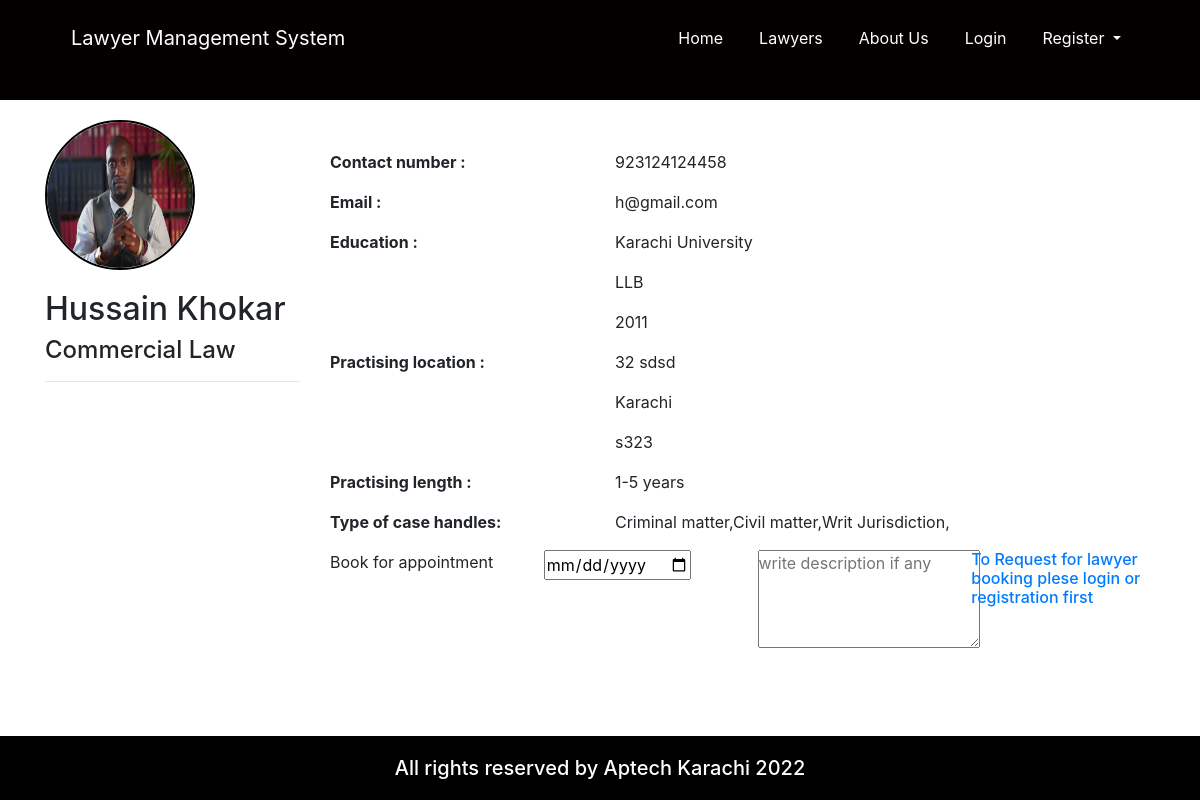
/single_lawyer.php?u_id=Lawyer5cba0637a2a93, run on the app's committed database.
### tables this page shows
CREATE TABLE `user` (
  `u_id` varchar(20) NOT NULL,
  `first_Name` varchar(100) NOT NULL,
  `last_Name` varchar(100) NOT NULL,
  `email` varchar(100) NOT NULL,
  `password` varchar(100) NOT NULL,
  `status` varchar(100) NOT NULL,
  `role` varchar(100) NOT NULL
);

CREATE TABLE `lawyer` (
  `lawyer_id` varchar(20) NOT NULL,
  `contact_Number` varchar(15) NOT NULL,
  `university_College` varchar(100) NOT NULL,
  `degree` varchar(100) NOT NULL,
  `passing_year` varchar(100) NOT NULL,
  `full_address` varchar(200) NOT NULL,
  `city` varchar(50) NOT NULL,
  `zip_code` varchar(50) NOT NULL,
  `practise_Length` varchar(100) NOT NULL,
  `case_handle` varchar(500) NOT NULL,
  `speciality` varchar(100) NOT NULL,
  `image` varchar(150) NOT NULL
);

### single_lawyer.php (the view, shortened to what this page needs)
<!doctype html>
<html lang="en">
	<head>
		<link rel="stylesheet" href="https://use.fontawesome.com/releases/v5.8.1/css/all.css">
		<link rel="stylesheet" href="css/all.css">
		<link rel="stylesheet" href="css/bootstrap.css">
		<link rel="stylesheet" href="css/style.css">
		<link rel="stylesheet" href="css/media.css">
	</head>
	<body>
		<header class="customnav">
			<div class="container">
				<div class="row">
					<div class="col-md-12">
						<nav class="navbar navbar-expand-lg ">
							<a class="navbar-brand cus-a" href="#">Lawyer Management System</a>
							<div class="collapse navbar-collapse" id="navbarSupportedContent">
								<ul class="navbar-nav ml-auto ">
									<li class="active">
										<a class="nav-link cus-a" href="index.php">Home <span class="sr-only">(current)</span></a>
									</li>
									<li class="">
										<a class="nav-link cus-a" href="single_lawyer.php">Lawyers</a>
									</li>
									<li class="">
										<a class="nav-link cus-a" href="#">About Us</a>
									</li>
									<?php if(isset($_SESSION['login']) && $_SESSION['login'] == TRUE){ ?>
										<li class="">
											<a class="nav-link cus-a" href="user_dashboard.php">Dashboard</a>
										</li>
										<li class="">
											<a class="nav-link cus-a" href="logout.php">Logout</a>
										</li>
										<?php }else{ ?>
										<li class="">
											<a class="nav-link cus-a" href="login.php">Login</a>
										</li>
										<li class="nav-item dropdown">
											<a class="nav-link dropdown-toggle cus-a" href="#" id="navbarDropdown" role="button" data-toggle="dropdown" aria-haspopup="true" aria-expanded="false">
												Register
											</a>
										</li>
									<?php }?>
								</ul>
							</div>
						</nav>
					</div>
				</div>
			</div>
		</header>
		<section>
			<div class="container">
				<div class="row">
					<?php
						$conn = connect();
						$result = mysqli_query($conn,"SELECT * FROM user,lawyer WHERE user.u_id=lawyer.lawyer_id AND user.status='Active' AND user.u_id='" . $_GET['u_id'] . "'");
						while($row = mysqli_fetch_array($result)) {
						?>
						<div class="col-md-3">
							<div class="sideprofile">
								<img src="images/upload/<?php echo $row["image"]; ?>" class="img-fluid profile_img" alt="profile picture">
								<h2><?php echo $row["first_Name"]; ?> <?php echo $row["last_Name"]; ?></h2>
								<h4><?php echo $row["speciality"]; ?></h4>
								<hr>
							</div>
						</div>
						<div class="col-md-9">
							<div class="mainprofile">
								<div class="infogroup row">
									<div class="col-md-4">
										<label for="email"><b>Contact number :</b></label>
									</div>
									<div class="col-md-8">
										<p><?php echo $row["contact_Number"]; ?></p>
									</div>
								</div>
								<div class="infogroup row">
									<div class="col-md-4">
										<label for="email"><b>Email :</b></label>
									</div>
									<div class="col-md-8">
										<p><?php echo $row["email"]; ?></p>
									</div>
								</div>
								<div class="infogroup row">
									<div class="col-md-4">
										<label for="email"><b>Education :</b></label>
									</div>
									<div class="col-md-8">
										<p><?php echo $row["university_College"]; ?></p>
										<p><?php echo $row["degree"]; ?></p>
										<p><?php echo $row["passing_year"]; ?></p>
									</div>
								</div>
								<div class="infogroup row">
									<div class="col-md-4">
										<label for="email"><b>Practising location :</b></label>
									</div>
									<div class="col-md-8">
										<p><?php echo $row["full_address"]; ?></p>
										<p><?php echo $row["city"]; ?></p>
										<p><?php echo $row["zip_code"]; ?></p>
									</div>
								</div>
								<div class="infogroup row">
									<div class="col-md-4">
										<label for="email"><b>Practising length :</b></label>
									</div>
									<div class="col-md-8">
										<p><?php echo $row["practise_Length"]; ?></p>
									</div>
								</div>
								<div class="infogroup row">
									<div class="col-md-4">
										<label for="email"><b>Type of case handles:</b></label>
									</div>
									<div class="col-md-8">
										<p><?php echo $row["case_handle"]; ?></p>
									</div>
								</div>
								<form action="save_booking.php" method="post">
									<div class="row">
										<div class="col-md-3">
											Book for appointment
										</div>
										<div class="col-md-3">
											<input type="date"  name="date" >
										</div>
										<div class="col-md-3">
											<textarea name="description" id="" cols="20" rows="4" placeholder="write description if any"></textarea>
										</div>
										<div class="col-md-3 float-right">
											<?php if(isset($_SESSION['login']) && $_SESSION['login'] == TRUE){ ?>
												<input name="post" type="submit" class="btn btn-block btn-info" value="Request booking" />
												<?php }else{ ?>
												<h6><a href="login.php">To Request for lawyer booking plese login or registration first</a></h6>
											<?php }?>
										</div>
									</div>
								</form>
							</div>
						</div>
						<?php
						}
					?>
				</div>
			</div>
		</section>
		<footer>
			<div class="container">
			<div class="row">
			<div class="col">
			<h5>All rights reserved by Aptech Karachi 2022</h5>
			</div>
			</div>
			</div>
			</footer>
			</body>
			</html>

### css/style.css (style rules this page uses)
* { margin: 0; padding: 0; }
html { height: 100% !important; }
body { display: flex !important; min-height: 100% !important; flex-direction: column; }
.customnav { background-color: #040000; height: 100px; }
.customnav a { margin: 10px 10px; }
.cus-a { color: white !important; }
footer { margin-top: auto; background-color: black; color: white; }
footer h5 { text-align: center; margin: 20px 0px; }
.profile_img { width: 150px; height: 150px; border-radius: 75px; border: 2px solid black; margin: 20px 0px; }
.mainprofile { margin: 50px 0px; }

### data on the page
user: lawyer.image (picture), first_Name "Hussain", last_Name "Khokar", lawyer.speciality "Commercial Law", lawyer.contact_Number "923124124458", email "h@gmail.com", lawyer.university_College "Karachi University", lawyer.degree "LLB", lawyer.passing_year "2011", lawyer.full_address "32 sdsd", lawyer.city "Karachi", lawyer.zip_code "s323", lawyer.practise_Length "1-5 years", lawyer.case_handle "Criminal matter,Civil matter,Writ Jurisdiction,"
